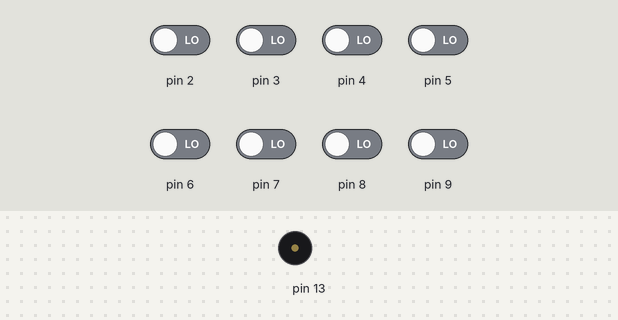
A sketch run on a simulated Arduino Uno, built with avr-gcc and run on an emulated ATmega328P. Shown: buzzer (waves = sounding). The inputs (shaded band) are chosen by the test bench; at power-on: pin 2–9 LOW. What the sketch prints to the serial monitor is not drawn.

Above: at 0.1 s.
Timing chart, 0 to 1.6 s (numbered marks = the images above):
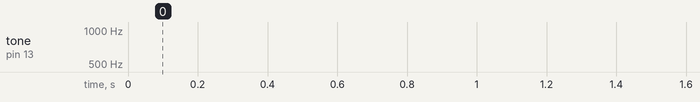

The sketch:

theGoodProject.ino
```cpp
int DO = 1;
int RE = 1;
int MI = 1;
int FA = 1;
int SOL = 1;
int LA = 1;
int SI = 1;
int DO1 = 1;

void setup() {
  // put your setup code here, to run once:
  pinMode(2, INPUT);
  pinMode(3, INPUT);
  pinMode(4, INPUT);
  pinMode(5, INPUT);
  pinMode(6, INPUT);
  pinMode(7, INPUT);
  pinMode(8, INPUT);
  pinMode(9, INPUT);
  Serial.begin(9600);
  pinMode(13, OUTPUT);
}

void loop() {
  // put your main code here, to run repeatedly:
  DO = digitalRead(2);
  RE = digitalRead(3);
  MI = digitalRead(4);
  FA = digitalRead(5);
  SOL = digitalRead(6);
  LA = digitalRead(7);
  SI = digitalRead(8);
  DO1 = digitalRead(9);

  if(DO == 1) {
    //Serial.println("Laser");
  }
  else {
    Serial.println("DO");
    tone(13, 523, 300);
  }
  if(RE == 1) {
    //Serial.println("Laser");
  }
  else {
    Serial.println("RE");
    tone(13, 587, 300);
  }
  if(MI == 1) {
    //Serial.println("Laser");
  }
  else {
    Serial.println("MI");
    tone(13, 659, 300);
  }
  if(FA == 1) {
//Serial.println("Laser");
  }
  else {
    Serial.println("FA");
    tone(13, 698, 300);
  }
  if(SOL == 1) {
//Serial.println("Laser");
  }
  else {
    Serial.println("SOL");
    tone(13, 783, 300);
  }
  if(LA == 1) {
   // Serial.println("Laser");
  }
  else {
    Serial.println("LA");
    tone(13, 880, 300);
  }
  if(SI == 1) {
    //Serial.println("Laser");
  }
  else {
    Serial.println("SI");
    tone(13, 987, 300);
  }
   if(DO1 == 1) {
    //Serial.println("Laser");
  }
  else {
    Serial.println("DO1");
    tone(13, 1046, 300);
  }
}
```
